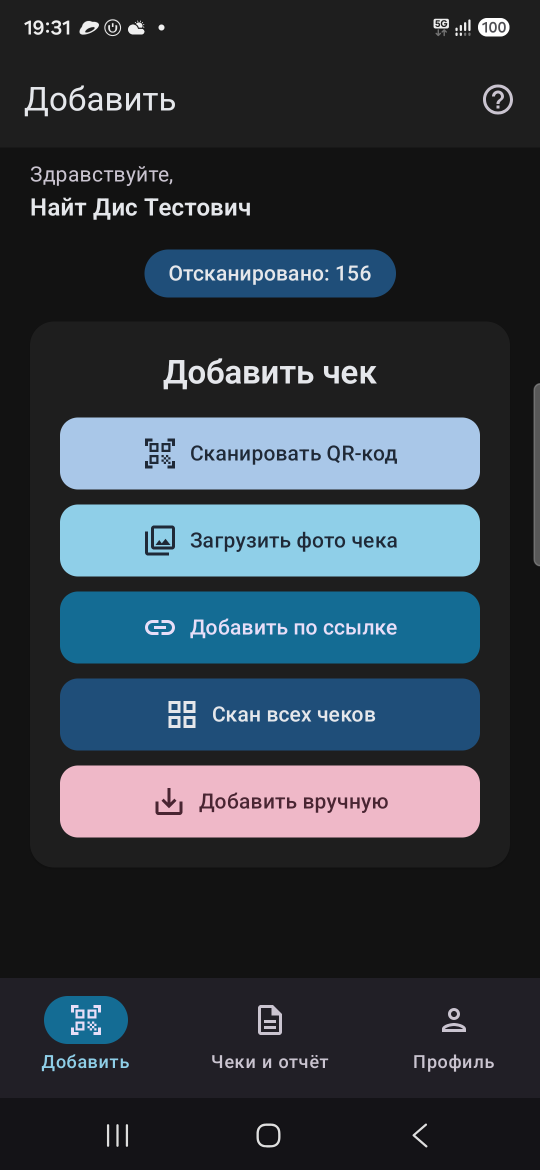
#> input picture screenshots/raw/01_scanner_hub.png, 1080 x 2340 px (shown at 1/2 size)
$ python build_rustore_screenshots.py
#> lines starting #> are read from the running program, lines starting #| are printed output that depends on the picture
import os
import sys
from PIL import Image, ImageDraw, ImageFont, ImageFilter

TARGET_WIDTH = 1080
TARGET_HEIGHT = 1920

WORKSPACE_DIR = os.path.dirname(os.path.dirname(os.path.abspath(__file__)))
RAW_DIR = os.path.join(WORKSPACE_DIR, "screenshots", "raw")
OUT_PROMO_DIR = os.path.join(WORKSPACE_DIR, "screenshots", "rustore_promo_1080x1920")
OUT_CLEAN_DIR = os.path.join(WORKSPACE_DIR, "screenshots", "rustore_clean_1080x1920")

os.makedirs(OUT_PROMO_DIR, exist_ok=True)
os.makedirs(OUT_CLEAN_DIR, exist_ok=True)

WIN_DIR = os.environ.get("WINDIR", "C:\\Windows")
FONT_TITLE_PATH = os.path.join(WIN_DIR, "Fonts", "segoeuib.ttf")
FONT_SUB_PATH = os.path.join(WIN_DIR, "Fonts", "segoeui.ttf")

FONT_TITLE = ImageFont.truetype(FONT_TITLE_PATH, 48)
FONT_SUB = ImageFont.truetype(FONT_SUB_PATH, 25)
FONT_BADGE = ImageFont.truetype(FONT_TITLE_PATH, 20)

SCREENS_METADATA = [
    {
        "id": "01",
        "raw_file": "01_scanner_hub.png",
        "out_name": "01_scanner_qr_soliq.jpg",
        "badge": "МГНОВЕННЫЙ СКАНЕР",
        "title": "Быстрый ввод и сканер",
        "subtitle": "Распознавание QR чеков Soliq и фото из галереи",
        "accent": (59, 130, 246) # Blue
    },
    {
        "id": "02",
        "raw_file": "02_summary_report.png",
        "out_name": "02_summary_report_vat.jpg",
        "badge": "НАЛОГОВАЯ СВОДКА",
        "title": "Сводный отчёт и расчёт НДС",
        "subtitle": "Автоматический расчёт налога и экспорт в PDF / Excel",
        "accent": (16, 185, 129) # Emerald Green
    },
    {
        "id": "03",
        "raw_file": "03_receipts_list.png",
        "out_name": "03_sticky_receipts_list.jpg",
        "badge": "НОВОЕ В ВЕРСИИ 1.13.0",
        "title": "Удобный реестр чеков",
        "subtitle": "Залипающая сортировка и массовые операции",
        "accent": (14, 165, 233) # Sky Blue
    },
    {
        "id": "04",
        "raw_file": "04_period_picker.png",
        "out_name": "04_period_selection.jpg",
        "badge": "ОТЧЁТНЫЕ ПЕРИОДЫ",
        "title": "Выбор периода в 1 клик",
        "subtitle": "Квартальная отчетность и фильтрация по датам",
        "accent": (139, 92, 246) # Purple
    },
    {
        "id": "05",
        "raw_file": "05_receipt_detail.png",
        "out_name": "05_receipt_preview.jpg",
        "badge": "ФИСКАЛЬНЫЙ КОНТРОЛЬ",
        "title": "Детализация и проверка чека",
        "subtitle": "Полные реквизиты Soliq, QR-код и сумма НДС",
        "accent": (245, 158, 11) # Amber
    },
    {
        "id": "06",
        "raw_file": "06_auditor_mode.png",
        "out_name": "06_auditor_verification.jpg",
        "badge": "РЕЖИМ АУДИТОРА",
        "title": "Контроль и сверка чеков",
        "subtitle": "Сверка сотрудников, отчёты и поиск расхождений",
        "accent": (236, 72, 153) # Pink / Magenta
    },
    {
        "id": "07",
        "raw_file": "07_profile_backup.png",
        "out_name": "07_profile_and_backup.jpg",
        "badge": "БЕЗОПАСНОСТЬ И БЭКАП",
        "title": "Профиль и резервная копия",
        "subtitle": "Безопасное локальное хранилище и JSON-бэкап",
        "accent": (99, 102, 241) # Indigo
    }
]

def create_gradient(width, height, top_color, bottom_color):
    top_r, top_g, top_b = top_color[:3]
    bot_r, bot_g, bot_b = bottom_color[:3]

    gradient_img = Image.new("RGBA", (1, height))
    for y in range(height):
        factor = y / float(height - 1)
        r = int(top_r + (bot_r - top_r) * factor)
        g = int(top_g + (bot_g - top_g) * factor)
        b = int(bot_b + (bot_b - top_b) * factor)
        gradient_img.putpixel((0, y), (r, g, b, 255))

    return gradient_img.resize((width, height))

def build_promo_screenshot(meta):
    raw_path = os.path.join(RAW_DIR, meta["raw_file"])
    if not os.path.exists(raw_path):
        print(f"Error: {raw_path} not found!")
        return

    raw_img = Image.open(raw_path).convert("RGBA")
#> raw_img is the input picture: PIL image 1080x2340 RGBA; mean R, G, B, A 51.1, 59.9, 69.1, 255

    # Crop off the Android OS gesture bar at the very bottom (2230..2340) so the navigation bar is the true bottom
    app_crop = raw_img.crop((0, 0, 1080, 2230))

    # 1. Base canvas: Deep sleek dark slate gradient
    bg = create_gradient(TARGET_WIDTH, TARGET_HEIGHT, (10, 15, 27, 255), (17, 24, 39, 255))

    # Ambient colored glow at top matching accent color
    glow = Image.new("RGBA", (TARGET_WIDTH, TARGET_HEIGHT), (0, 0, 0, 0))
#> glow: PIL image 1080x1920 RGBA; every value is 0
    glow_draw = ImageDraw.Draw(glow)
    ar, ag, ab = meta["accent"]
    glow_draw.ellipse([TARGET_WIDTH//2 - 380, -120, TARGET_WIDTH//2 + 380, 420], fill=(ar, ag, ab, 38))
    glow = glow.filter(ImageFilter.GaussianBlur(90))
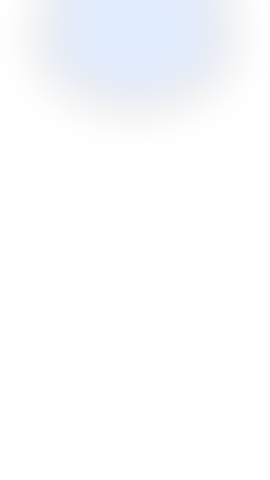
#> glow: PIL image 1080x1920 RGBA (shown at 1/4 size); mean R, G, B, A 7.6, 16.8, 31.8, 4.9; transparent parts drawn white
    bg = Image.alpha_composite(bg, glow)
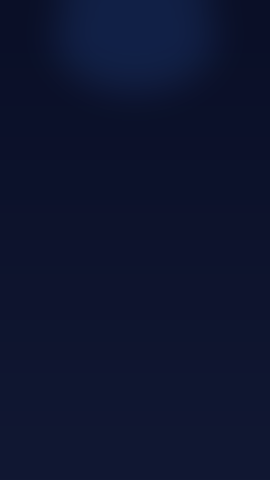
#> bg: PIL image 1080x1920 RGBA (shown at 1/4 size); mean R, G, B, A 13.6, 20.6, 47.3, 255

    draw = ImageDraw.Draw(bg)

    # 2. Pill Badge
    badge_text = meta["badge"]
    b_bbox = draw.textbbox((0, 0), badge_text, font=FONT_BADGE)
#> b_bbox = (0, 1, 237, 19)
    bw = b_bbox[2] - b_bbox[0]
#> bw = 237
    bh = b_bbox[3] - b_bbox[1]
#> bh = 18

    pad_x = 22
    pad_y = 6
    badge_x = (TARGET_WIDTH - bw) // 2
#> badge_x = 421
    badge_y = 52

    pill_box = [badge_x - pad_x, badge_y - pad_y, badge_x + bw + pad_x, badge_y + bh + pad_y + 4]
#> pill_box = [399, 46, 680, 80]
    draw.rounded_rectangle(pill_box, radius=18, fill=(ar, ag, ab, 40), outline=(ar, ag, ab, 140), width=2)
    draw.text((badge_x, badge_y), badge_text, font=FONT_BADGE, fill=(245, 248, 255, 255))

    # 3. Main Title
    title = meta["title"]
    t_bbox = draw.textbbox((0, 0), title, font=FONT_TITLE)
#> t_bbox = (0, 8, 597, 55)
    tw = t_bbox[2] - t_bbox[0]
#> tw = 597
    title_x = (TARGET_WIDTH - tw) // 2
#> title_x = 241
    title_y = 110
    draw.text((title_x, title_y), title, font=FONT_TITLE, fill=(255, 255, 255, 255))

    # 4. Subtitle
    sub = meta["subtitle"]
    s_bbox = draw.textbbox((0, 0), sub, font=FONT_SUB)
#> s_bbox = (0, 5, 647, 29)
    sw = s_bbox[2] - s_bbox[0]
#> sw = 647
    sub_x = (TARGET_WIDTH - sw) // 2
#> sub_x = 216
    sub_y = 178
    draw.text((sub_x, sub_y), sub, font=FONT_SUB, fill=(156, 172, 196, 255))

    # 5. Device Mockup Frame
    # phone_w = 760 px, scaled height = 760 * 2230 / 1080 = 1569 px
    phone_w = 760
    phone_h = int(phone_w * (app_crop.height / app_crop.width)) # 1569 px
    phone_x = (TARGET_WIDTH - phone_w) // 2 # 160 px
    phone_y = 250 # ends at 250 + 1569 = 1819 px (leaving 101 px margin at bottom!)

    scaled_screen = app_crop.resize((phone_w, phone_h), Image.Resampling.LANCZOS)
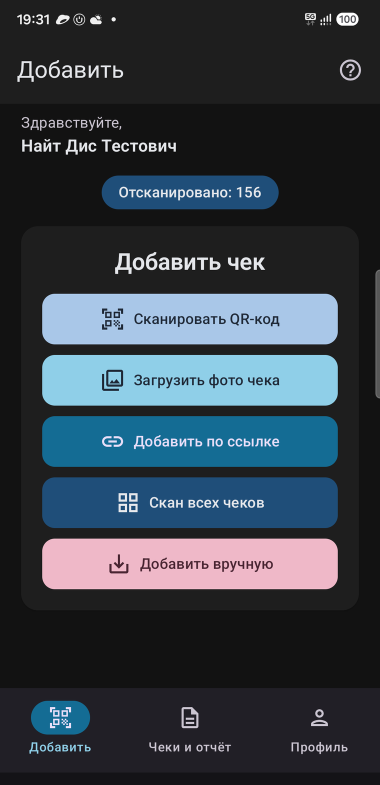
#> scaled_screen: PIL image 760x1569 RGBA (shown at 1/2 size); mean R, G, B, A 52.5, 61.8, 71.3, 255

    corner_radius = 42
    mask = Image.new("L", (phone_w, phone_h), 0)
#> mask: PIL image 760x1569 L; every value is 0
    mask_draw = ImageDraw.Draw(mask)
    mask_draw.rounded_rectangle([0, 0, phone_w, phone_h], radius=corner_radius, fill=255)

    # Shadow layer
    shadow = Image.new("RGBA", (TARGET_WIDTH, TARGET_HEIGHT), (0, 0, 0, 0))
    s_draw = ImageDraw.Draw(shadow)
    shadow_box = [phone_x - 14, phone_y - 8, phone_x + phone_w + 14, phone_y + phone_h + 16]
    s_draw.rounded_rectangle(shadow_box, radius=corner_radius + 10, fill=(0, 0, 0, 180))
    shadow = shadow.filter(ImageFilter.GaussianBlur(36))
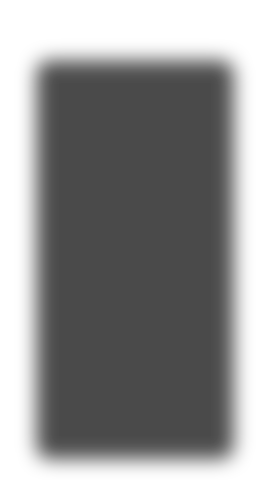
#> shadow: PIL image 1080x1920 RGBA (shown at 1/4 size); mean R, G, B, A 0, 0, 0, 109; transparent parts drawn white
    bg = Image.alpha_composite(bg, shadow)

    # Device Outer Frame / Body (phone chassis)
    chassis = Image.new("RGBA", (TARGET_WIDTH, TARGET_HEIGHT), (0, 0, 0, 0))
    ch_draw = ImageDraw.Draw(chassis)
    chassis_box = [phone_x - 4, phone_y - 4, phone_x + phone_w + 4, phone_y + phone_h + 4]
    ch_draw.rounded_rectangle(chassis_box, radius=corner_radius + 4, fill=(30, 41, 59, 255), outline=(51, 65, 85, 255), width=2)
    bg = Image.alpha_composite(bg, chassis)
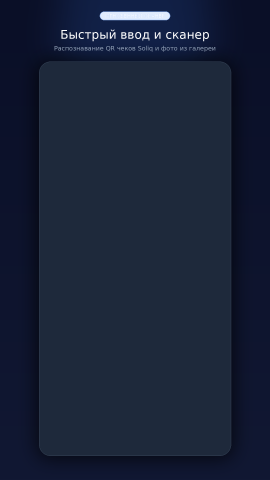
#> bg: PIL image 1080x1920 RGBA (shown at 1/4 size); mean R, G, B, A 24.1, 33.6, 55, 254.2; transparent parts drawn white

    # Paste masked screen
    bg.paste(scaled_screen, (phone_x, phone_y), mask)
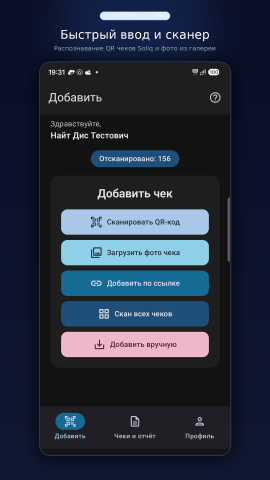
#> bg: PIL image 1080x1920 RGBA (shown at 1/4 size); mean R, G, B, A 37, 45.6, 62, 254.2; transparent parts drawn white

    # Screen inner border
    bezel_draw = ImageDraw.Draw(bg)
    bezel_box = [phone_x, phone_y, phone_x + phone_w, phone_y + phone_h]
    bezel_draw.rounded_rectangle(bezel_box, radius=corner_radius, outline=(71, 85, 105, 180), width=2)

    # Top speaker / camera hole on phone mockup
    cam_x = TARGET_WIDTH // 2
    cam_y = phone_y + 14
    bezel_draw.ellipse([cam_x - 7, cam_y - 7, cam_x + 7, cam_y + 7], fill=(15, 23, 42, 230), outline=(51, 65, 85, 200), width=1)

    # Convert RGBA to RGB for JPEG
    final_rgb = Image.new("RGB", (TARGET_WIDTH, TARGET_HEIGHT), (15, 23, 42))
    final_rgb.paste(bg, mask=bg.split()[3])

    out_file = os.path.join(OUT_PROMO_DIR, meta["out_name"])
    final_rgb.save(out_file, "JPEG", quality=95, optimize=True)

    sz_kb = os.path.getsize(out_file) / 1024.0
    print(f"Generated Promo: {meta['out_name']} -> {final_rgb.size[0]}x{final_rgb.size[1]} px, {sz_kb:.1f} KB")
#| Generated Promo: 01_scanner_qr_soliq.jpg -> 1080x1920 px, 197.0 KB

def build_clean_screenshot(meta):
    raw_path = os.path.join(RAW_DIR, meta["raw_file"])
    if not os.path.exists(raw_path):
        return

    raw_img = Image.open(raw_path).convert("RGBA")
    app_crop = raw_img.crop((0, 0, 1080, 2230))

    # Direct fitted screen: 1080 x 1920
    # Clean background in dark theme color
    bg = Image.new("RGBA", (TARGET_WIDTH, TARGET_HEIGHT), (15, 20, 32, 255))

    fit_h = TARGET_HEIGHT
    fit_w = int(app_crop.width * (fit_h / app_crop.height)) # 930 px

    scaled_screen = app_crop.resize((fit_w, fit_h), Image.Resampling.LANCZOS)
#> scaled_screen: PIL image 929x1920 RGBA

    pos_x = (TARGET_WIDTH - fit_w) // 2
    bg.paste(scaled_screen, (pos_x, 0))
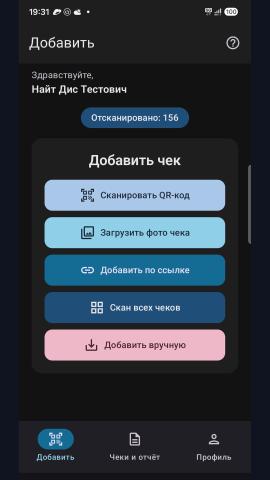
#> bg: PIL image 1080x1920 RGBA (shown at 1/4 size); mean R, G, B, A 47.3, 56, 65.8, 255

    final_rgb = bg.convert("RGB")
    out_file = os.path.join(OUT_CLEAN_DIR, meta["out_name"])
    final_rgb.save(out_file, "JPEG", quality=95, optimize=True)

    sz_kb = os.path.getsize(out_file) / 1024.0
    print(f"Generated Clean: {meta['out_name']} -> {final_rgb.size[0]}x{final_rgb.size[1]} px, {sz_kb:.1f} KB")
#| Generated Clean: 01_scanner_qr_soliq.jpg -> 1080x1920 px, 166.6 KB

if __name__ == "__main__":
    print("Generating RuStore screenshots (1080x1920 JPG, ratio 9:16)...")
    for m in SCREENS_METADATA:
        build_promo_screenshot(m)
        build_clean_screenshot(m)
#> pass 2 of the loop `for m in SCREENS_METADATA:`:
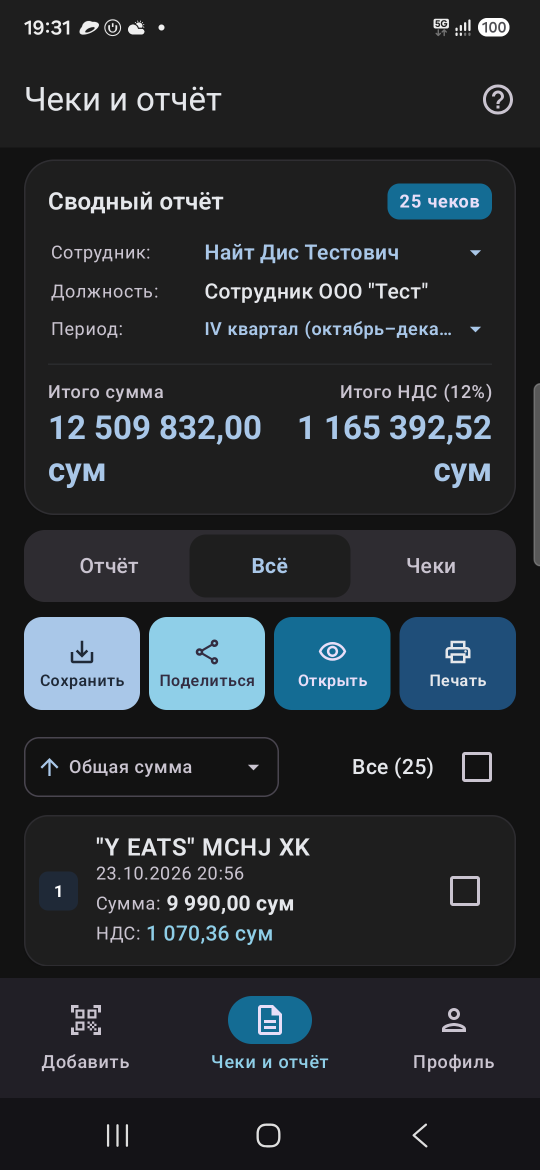
#> input picture screenshots/raw/02_summary_report.png, 1080 x 2340 px (shown at 1/2 size)
#> in build_promo_screenshot, raw_img is the input picture: PIL image 1080x2340 RGBA; mean R, G, B, A 38.9, 43.5, 48, 255
#> in build_promo_screenshot (call 2), `bg = Image.alpha_composite(bg, glow)`:
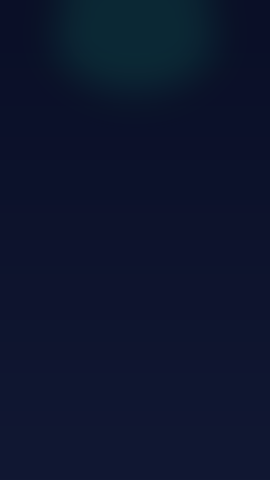
#> bg: PIL image 1080x1920 RGBA (shown at 1/4 size); mean R, G, B, A 13.1, 21.4, 45.6, 255
#> b_bbox = (0, 4, 222, 22)
#> bw = 222
#> badge_x = 429
#> pill_box = [407, 46, 673, 80]
#> t_bbox = (0, 8, 740, 55)
#> tw = 740
#> title_x = 170
#> s_bbox = (0, 5, 722, 29)
#> sw = 722
#> sub_x = 179
#| Generated Promo: 02_summary_report_vat.jpg -> 1080x1920 px, 242.2 KB
#> in build_clean_screenshot (call 2), `bg.paste(scaled_screen, (pos_x, 0))`:
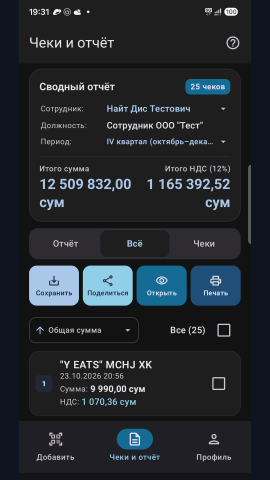
#> bg: PIL image 1080x1920 RGBA (shown at 1/4 size); mean R, G, B, A 36.3, 41.2, 46.8, 255
#| Generated Clean: 02_summary_report_vat.jpg -> 1080x1920 px, 222.4 KB
#> pass 3 of the loop `for m in SCREENS_METADATA:`:
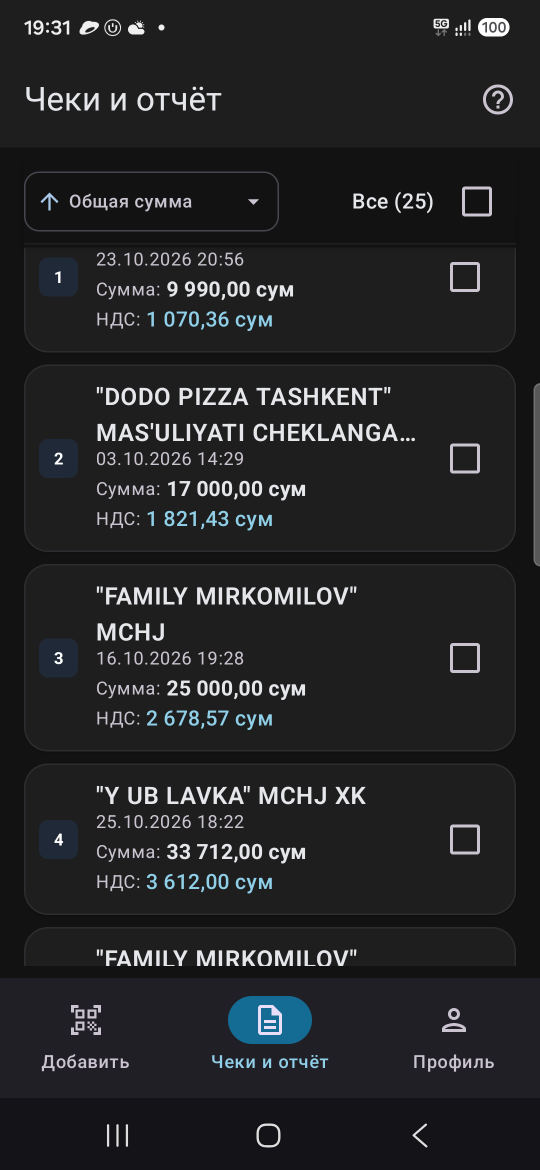
#> input picture screenshots/raw/03_receipts_list.png, 1080 x 2340 px (shown at 1/2 size)
#> in build_promo_screenshot, raw_img is the input picture: PIL image 1080x2340 RGBA; mean R, G, B, A 35.9, 36.5, 38.1, 255
#> in build_promo_screenshot (call 3), `bg = Image.alpha_composite(bg, glow)`:
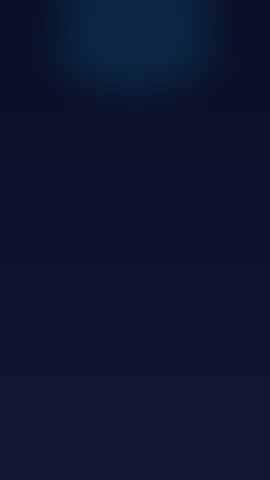
#> bg: PIL image 1080x1920 RGBA (shown at 1/4 size); mean R, G, B, A 13, 21.1, 47.1, 255
#> b_bbox = (0, 4, 252, 19)
#> bw = 252
#> bh = 15
#> badge_x = 414
#> pill_box = [392, 46, 688, 77]
#> t_bbox = (0, 8, 571, 55)
#> tw = 571
#> title_x = 254
#> s_bbox = (0, 6, 625, 29)
#> sw = 625
#> sub_x = 227
#| Generated Promo: 03_sticky_receipts_list.jpg -> 1080x1920 px, 240.2 KB
#> in build_clean_screenshot (call 3), `bg.paste(scaled_screen, (pos_x, 0))`:
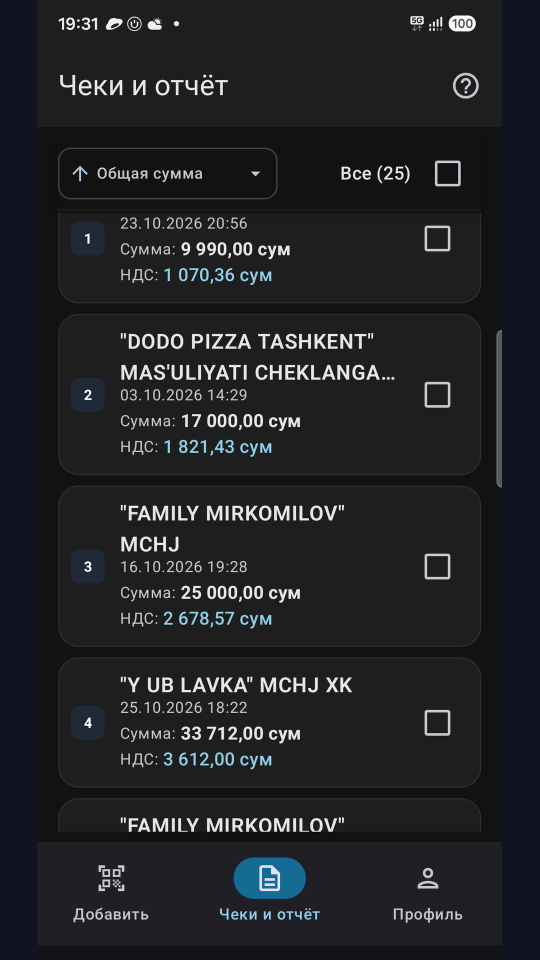
#> bg: PIL image 1080x1920 RGBA (shown at 1/2 size); mean R, G, B, A 33.6, 34.8, 37.8, 255
#| Generated Clean: 03_sticky_receipts_list.jpg -> 1080x1920 px, 222.0 KB
#> the loop made 7 passes; the first 3 are shown
    print("\nAll RuStore screenshots successfully generated!")
